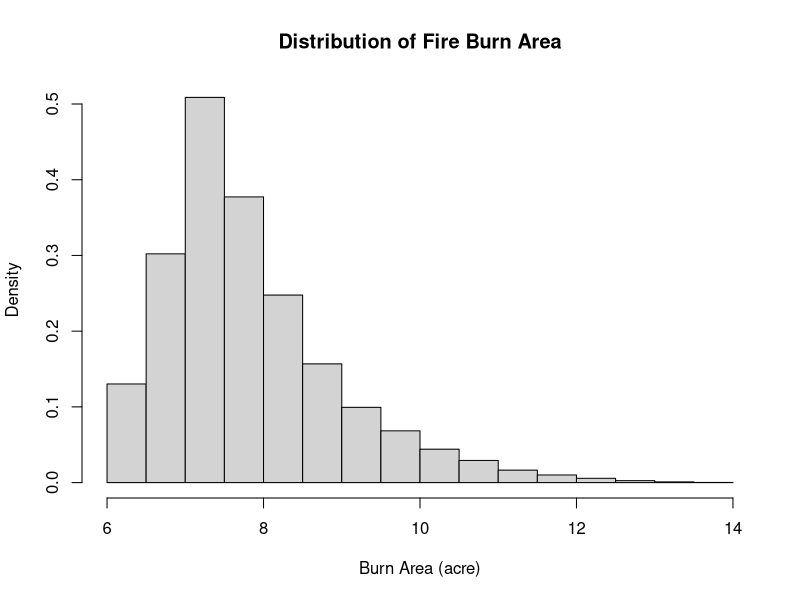
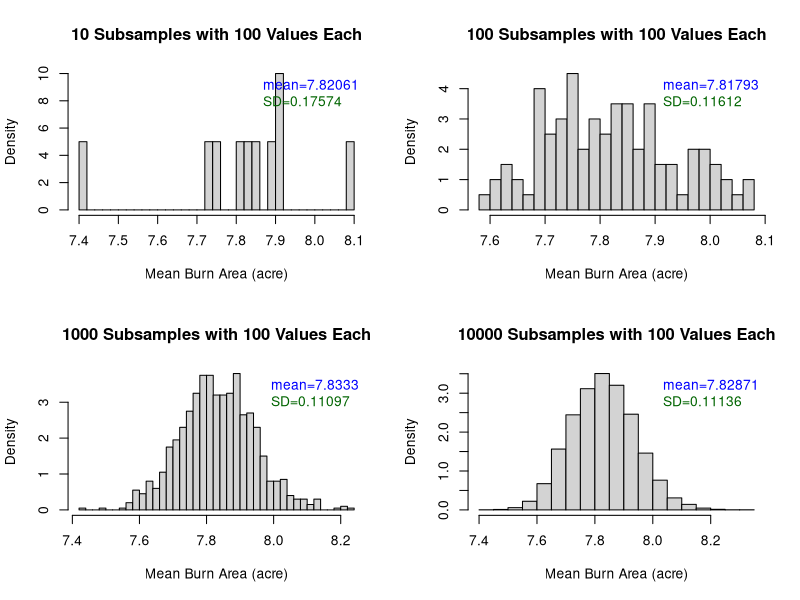
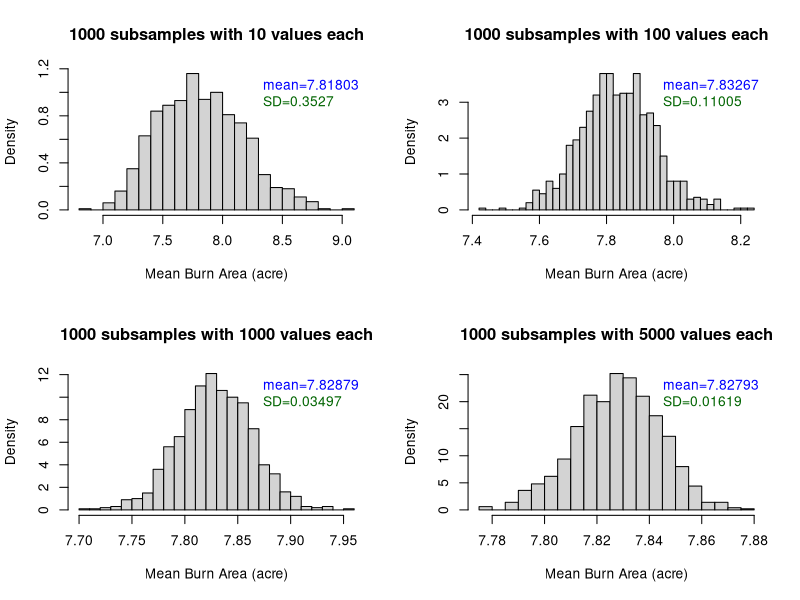
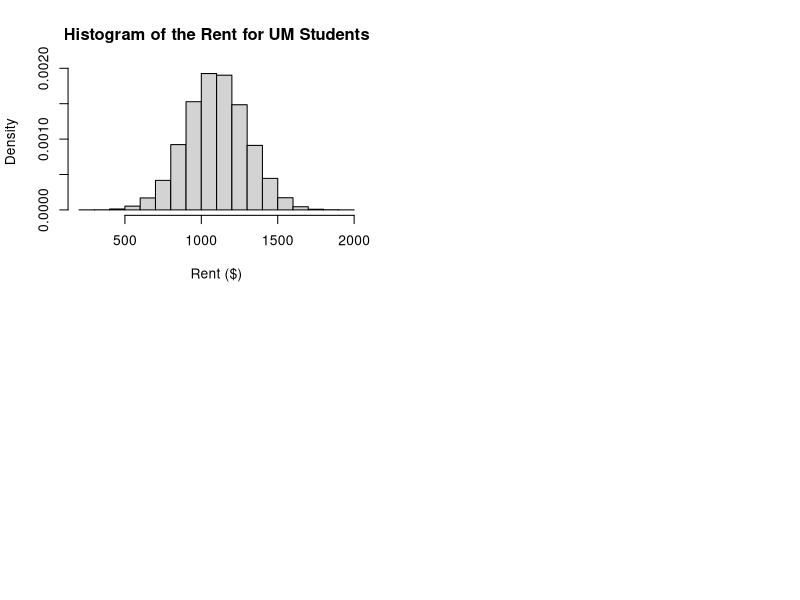
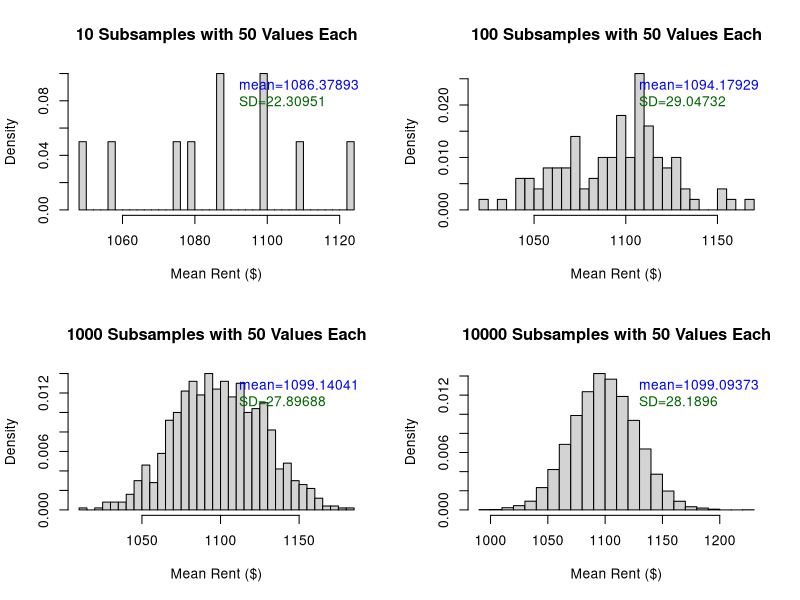
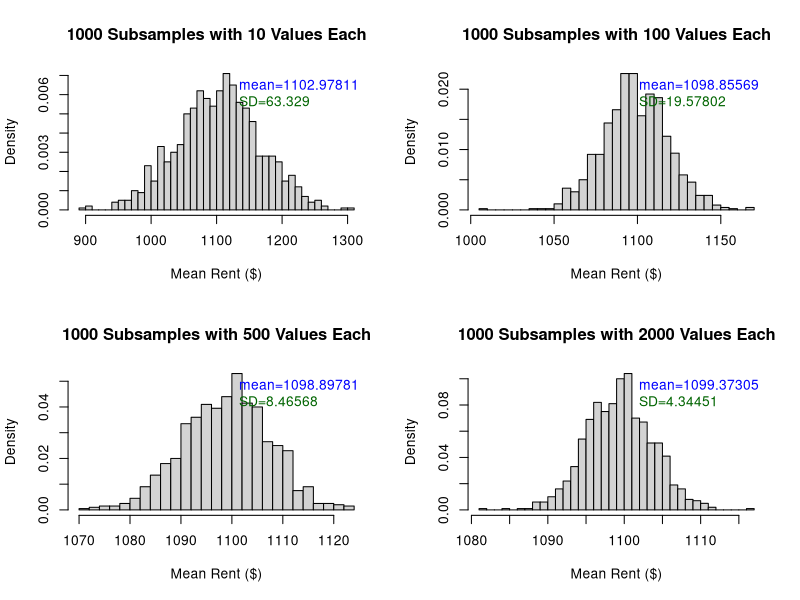

Reproduce these figures in R, in order.
## ---- chunk 1
# setup
set.seed(100)  # set random seed
fireinfo <- read.csv("../data/lab2/firinfo.csv")
head(fireinfo)

# get the mean and sd of the sample data
mean(fireinfo$BurnBndAc)
sd(fireinfo$BurnBndAc)

# histogram of the data
hist(fireinfo$BurnBndAc, probability=T, main="Distribution of Fire Burn Area", xlab='Burn Area (acre)')
## ---- chunk 2
# define function: get the sample mean vector, var stands for the attribute in the data
meansVector <- function(data, sample_times, sample_size, var) {
  v <- c()  # create blank vector
  for (i in 1:sample_times) {
    y <- sample(data[, var], sample_size, replace = TRUE)  # get replaced sample
    m <- mean(y)
    v[i] <- m
  }
  return(v)
}
## ---- chunk 3
# increasing the number of subsamples
set.seed(100)
sample_times <- c(10, 100, 1000, 10000) # number of subsamples

par(mfrow = c(2, 2))  # set subplot
for (i in c(1:length(sample_times))) {
  means <- meansVector(fireinfo, sample_times[i], 100, "BurnBndAc")  # get sample means
  avg <- round(mean(means), 5)  # mean of the sample means
  SD <- round(sd(means), 5)  # std of the sample means
  hist(means, probability=T, main = paste0(sample_times[i], " Subsamples with 100 Values Each"), breaks=30, xlab='Mean Burn Area (acre)')
  legend("topright", bty = 'n', legend = c(paste0("mean=", avg), paste0("SD=", SD)), text.col = c("blue", "dark green"))
}

## ---- chunk 4
set.seed(100)
# Increasing the number of values within each subsample
sample_size <- c(10, 100, 1000, 5000)

par(mfrow = c(2, 2))
for (i in c(1:length(sample_size))) {
  means <- meansVector(fireinfo, 1000, sample_size[i], "BurnBndAc")
  avg <- round(mean(means), 5)
  SD <- round(sd(means), 5)
  hist(means, probability = TRUE, main = paste0("1000 subsamples with ", sample_size[i], " values each"), breaks=30, xlab='Mean Burn Area (acre)')
  legend("topright", bty = "n", legend = c(paste0("mean=", avg), paste0("SD=", SD)), text.col = c("blue", "dark green"))
}
## ---- chunk 5
# create a dataset called "rentdata"
set.seed(100)
rentdata <- rnorm(mean=1100, n=40000, sd=200)
## ---- chunk 6
meansVector <- function(data, times, size) {
  v <- c()
  for (i in 1:times) {
    y <- sample(data, size, replace=TRUE)
    m <- mean(y)
    v[i] <- m
  }
  return(v)
}
## ---- chunk 7
set.seed(100)
# (1) Plot the histogram of the rent data
hist(rentdata, probability=T, main='Histogram of the Rent for UM Students', xlab='Rent ($)')

# (2) Create a series of histograms where you gradually increase the number of subsamples you take, but keep the number of values in each subsample constant
sample_times <- c(10, 100, 1000, 10000)
par(mfrow=c(2,2))
for (i in c(1:length(sample_times))) {
  means <- meansVector(rentdata, sample_times[i], 50)
  avg <- round(mean(means), 5)
  SD <- round(sd(means), 5)
  hist(means, probability = TRUE, main = paste0(sample_times[i], ' Subsamples with 50 Values Each'), breaks=30, xlab='Mean Rent ($)')
  legend("topright", bty = "n", legend = c(paste0("mean=", avg), paste0("SD=", SD)), text.col = c("blue", "dark green"))
}

# (3) Create a series of histograms where you keep the number of subsamples you take constant, but increase the number of values within each subsample
sample_size <- c(10, 100, 500, 2000)
par(mfrow=c(2,2))
for (i in c(1:length(sample_size))) {
  means <- meansVector(rentdata, 1000, sample_size[i])
  avg <- round(mean(means), 5)
  SD <- round(sd(means), 5)
  hist(means, probability = TRUE, main = paste0('1000 Subsamples with ', sample_size[i], ' Values Each'), breaks=30, xlab='Mean Rent ($)')
  legend("topright", bty = "n", legend = c(paste0("mean=", avg), paste0("SD=", SD)), text.col = c("blue", "dark green"))
}

## ---- chunk 8
set.seed(100)
# sample data --> 10,000 students' heights
heights <- rnorm(10000, mean=65, sd=2)

# define the function to compute the confidence interval
cifun <- function(means, zcrit, sem) {
  cilower <- means - zcrit * sem
  ciupper <- means + zcrit * sem
  cirange <- c(cilower, ciupper)
  return(cirange)
}
## ---- chunk 9
# get the parameters needed for CI computation
means <- mean(heights)
zcrit <- qnorm(.975)  # 95% CI
sem <- (sd(heights)/sqrt(length(heights)))

# get CI
cifun(means, zcrit, sem)
## ---- chunk 10
# Calculate the 90% CIs.
# get the parameters needed for CI computation
means <- mean(heights)
zcrit <- qnorm(.95)  # 90% CI
sem <- (sd(heights)/sqrt(length(heights)))

# get CI
cifun(means, zcrit, sem)
## ---- chunk 11
set.seed(100)
# get the sample of 100
heights <- rnorm(100, mean=65, sd=2)

# calculate the 95% CI
means <- mean(heights)
zcrit <- qnorm(.975)
sem <- (sd(heights)/sqrt(length(heights)))
cifun(means, zcrit, sem)
